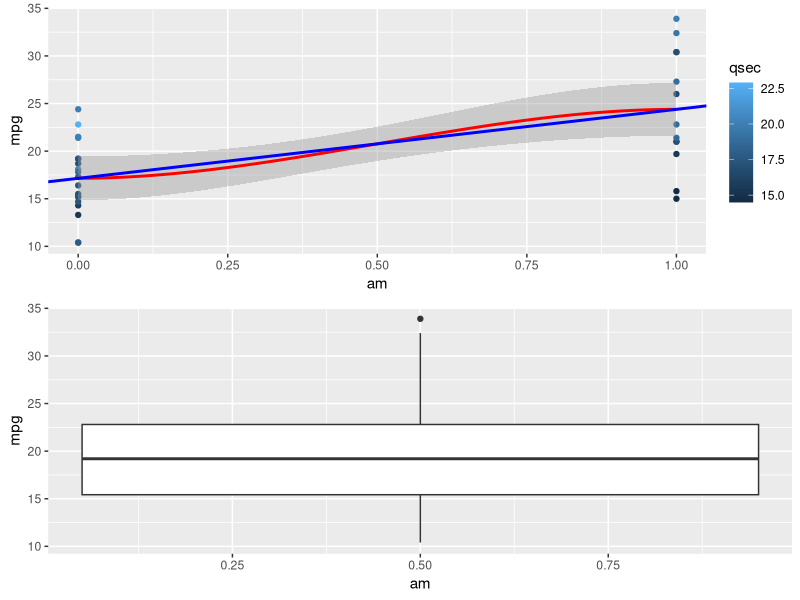

Write the R code that produced this figure.
library(gridExtra)
library(ggplot2)

fitam <- lm(mpg ~ am, mtcars)

g1 <- ggplot(mtcars, aes(x = am, y = mpg, color=qsec)) + geom_point() + 
  geom_smooth(colour='red') + geom_abline(intercept = coef(fitam)[1], slope=coef(fitam)[2], size=1, colour='blue')

g2 <- ggplot(mtcars, aes(x = am, y = mpg, color=qsec)) + geom_boxplot()

grid.arrange(g1, g2, ncol=1, nrow=2)